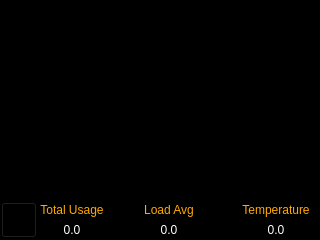
<?xml version="1.0" encoding="UTF-8"?>
<ui version="4.0">
 <class>cpuwindow</class>
 <widget class="QMainWindow" name="cpuwindow">
  <property name="geometry">
   <rect>
    <x>0</x>
    <y>0</y>
    <width>320</width>
    <height>240</height>
   </rect>
  </property>
  <property name="windowTitle">
   <string>MainWindow</string>
  </property>
  <property name="styleSheet">
   <string notr="true">background-color: rgb(0, 0, 0);</string>
  </property>
  <widget class="QWidget" name="centralwidget">
   <widget class="QWidget" name="verticalLayoutWidget">
    <property name="geometry">
     <rect>
      <x>0</x>
      <y>0</y>
      <width>322</width>
      <height>240</height>
     </rect>
    </property>
    <layout class="QVBoxLayout" name="verticalLayou_main">
     <property name="spacing">
      <number>0</number>
     </property>
     <property name="sizeConstraint">
      <enum>QLayout::SizeConstraint::SetDefaultConstraint</enum>
     </property>
     <item>
      <widget class="QChartView" name="cCpuChart" native="true">
       <property name="sizePolicy">
        <sizepolicy hsizetype="Maximum" vsizetype="Maximum">
         <horstretch>0</horstretch>
         <verstretch>0</verstretch>
        </sizepolicy>
       </property>
       <property name="minimumSize">
        <size>
         <width>320</width>
         <height>200</height>
        </size>
       </property>
       <property name="maximumSize">
        <size>
         <width>320</width>
         <height>200</height>
        </size>
       </property>
       <property name="sizeIncrement">
        <size>
         <width>320</width>
         <height>200</height>
        </size>
       </property>
       <property name="baseSize">
        <size>
         <width>320</width>
         <height>200</height>
        </size>
       </property>
      </widget>
     </item>
     <item>
      <layout class="QHBoxLayout" name="horizontalLayout_2">
       <property name="spacing">
        <number>0</number>
       </property>
       <property name="leftMargin">
        <number>1</number>
       </property>
       <property name="rightMargin">
        <number>1</number>
       </property>
       <item>
        <widget class="QPushButton" name="btnBackButton">
         <property name="enabled">
          <bool>true</bool>
         </property>
         <property name="maximumSize">
          <size>
           <width>36</width>
           <height>36</height>
          </size>
         </property>
         <property name="baseSize">
          <size>
           <width>36</width>
           <height>36</height>
          </size>
         </property>
         <property name="styleSheet">
          <string notr="true">background-color: rgb(0, 0, 0);</string>
         </property>
         <property name="text">
          <string/>
         </property>
         <property name="icon">
          <iconset resource="../qrc/button.qrc">
           <normaloff>:/backbutton/img/backbutton.png</normaloff>
           <normalon>:/backbutton/img/backbutton.png</normalon>:/backbutton/img/backbutton.png</iconset>
         </property>
         <property name="iconSize">
          <size>
           <width>100</width>
           <height>50</height>
          </size>
         </property>
         <property name="shortcut">
          <string/>
         </property>
        </widget>
       </item>
       <item>
        <layout class="QVBoxLayout" name="verticalLayout_2">
         <property name="spacing">
          <number>0</number>
         </property>
         <property name="leftMargin">
          <number>0</number>
         </property>
         <property name="topMargin">
          <number>0</number>
         </property>
         <property name="bottomMargin">
          <number>0</number>
         </property>
         <item>
          <widget class="QLabel" name="label">
           <property name="sizePolicy">
            <sizepolicy hsizetype="Fixed" vsizetype="Fixed">
             <horstretch>0</horstretch>
             <verstretch>0</verstretch>
            </sizepolicy>
           </property>
           <property name="maximumSize">
            <size>
             <width>70</width>
             <height>20</height>
            </size>
           </property>
           <property name="baseSize">
            <size>
             <width>70</width>
             <height>20</height>
            </size>
           </property>
           <property name="styleSheet">
            <string notr="true">QLabel {
	color: rgb(255, 170, 0);
	font: 700 8pt &quot;Segoe UI&quot;;
    background: transparent;
	border: none;
}</string>
           </property>
           <property name="text">
            <string>Total Usage</string>
           </property>
           <property name="alignment">
            <set>Qt::AlignmentFlag::AlignCenter</set>
           </property>
          </widget>
         </item>
         <item>
          <widget class="QLabel" name="lbTotalCpuUsage">
           <property name="maximumSize">
            <size>
             <width>70</width>
             <height>20</height>
            </size>
           </property>
           <property name="baseSize">
            <size>
             <width>70</width>
             <height>20</height>
            </size>
           </property>
           <property name="styleSheet">
            <string notr="true">QLabel {
	color: rgb(255, 255, 255);
	font: 700 7pt &quot;Segoe UI&quot;;
    background: transparent;
	border: none;
}</string>
           </property>
           <property name="text">
            <string>0.0</string>
           </property>
           <property name="alignment">
            <set>Qt::AlignmentFlag::AlignCenter</set>
           </property>
          </widget>
         </item>
        </layout>
       </item>
       <item>
        <layout class="QVBoxLayout" name="verticalLayout_6">
         <property name="spacing">
          <number>0</number>
         </property>
         <item>
          <widget class="QLabel" name="label_3">
           <property name="sizePolicy">
            <sizepolicy hsizetype="Fixed" vsizetype="Fixed">
             <horstretch>0</horstretch>
             <verstretch>0</verstretch>
            </sizepolicy>
           </property>
           <property name="maximumSize">
            <size>
             <width>240</width>
             <height>20</height>
            </size>
           </property>
           <property name="baseSize">
            <size>
             <width>0</width>
             <height>0</height>
            </size>
           </property>
           <property name="styleSheet">
            <string notr="true">QLabel {
	color: rgb(255, 170, 0);
	font: 700 8pt &quot;Segoe UI&quot;;
    background: transparent;
	border: none;
}</string>
           </property>
           <property name="text">
            <string>Load Avg</string>
           </property>
           <property name="alignment">
            <set>Qt::AlignmentFlag::AlignCenter</set>
           </property>
          </widget>
         </item>
         <item>
          <widget class="QLabel" name="lbLoadAvg">
           <property name="maximumSize">
            <size>
             <width>240</width>
             <height>20</height>
            </size>
           </property>
           <property name="baseSize">
            <size>
             <width>0</width>
             <height>0</height>
            </size>
           </property>
           <property name="styleSheet">
            <string notr="true">QLabel {
	color: rgb(255, 255, 255);
	font: 700 7pt &quot;Segoe UI&quot;;
    background: transparent;
	border: none;
}</string>
           </property>
           <property name="text">
            <string>0.0</string>
           </property>
           <property name="alignment">
            <set>Qt::AlignmentFlag::AlignCenter</set>
           </property>
          </widget>
         </item>
        </layout>
       </item>
       <item>
        <layout class="QVBoxLayout" name="verticalLayout_7">
         <property name="spacing">
          <number>0</number>
         </property>
         <item>
          <widget class="QLabel" name="label_2">
           <property name="sizePolicy">
            <sizepolicy hsizetype="Fixed" vsizetype="Fixed">
             <horstretch>0</horstretch>
             <verstretch>0</verstretch>
            </sizepolicy>
           </property>
           <property name="maximumSize">
            <size>
             <width>90</width>
             <height>20</height>
            </size>
           </property>
           <property name="baseSize">
            <size>
             <width>90</width>
             <height>20</height>
            </size>
           </property>
           <property name="styleSheet">
            <string notr="true">QLabel {
	color: rgb(255, 170, 0);
	font: 700 8pt &quot;Segoe UI&quot;;
    background: transparent;
	border: none;
}</string>
           </property>
           <property name="text">
            <string>Temperature</string>
           </property>
           <property name="alignment">
            <set>Qt::AlignmentFlag::AlignCenter</set>
           </property>
          </widget>
         </item>
         <item>
          <widget class="QLabel" name="lbTemperature">
           <property name="sizePolicy">
            <sizepolicy hsizetype="Fixed" vsizetype="Fixed">
             <horstretch>0</horstretch>
             <verstretch>0</verstretch>
            </sizepolicy>
           </property>
           <property name="maximumSize">
            <size>
             <width>90</width>
             <height>20</height>
            </size>
           </property>
           <property name="baseSize">
            <size>
             <width>90</width>
             <height>20</height>
            </size>
           </property>
           <property name="styleSheet">
            <string notr="true">QLabel {
	color: rgb(255, 255, 255);
	font: 700 7pt &quot;Segoe UI&quot;;
    background: transparent;
	border: none;
}</string>
           </property>
           <property name="text">
            <string>0.0</string>
           </property>
           <property name="alignment">
            <set>Qt::AlignmentFlag::AlignCenter</set>
           </property>
          </widget>
         </item>
        </layout>
       </item>
      </layout>
     </item>
    </layout>
   </widget>
  </widget>
 </widget>
 <customwidgets>
  <customwidget>
   <class>QChartView</class>
   <extends>QWidget</extends>
   <header>QtCharts/QChartView</header>
   <container>1</container>
  </customwidget>
 </customwidgets>
 <resources>
  <include location="../qrc/button.qrc"/>
 </resources>
 <connections/>
</ui>
